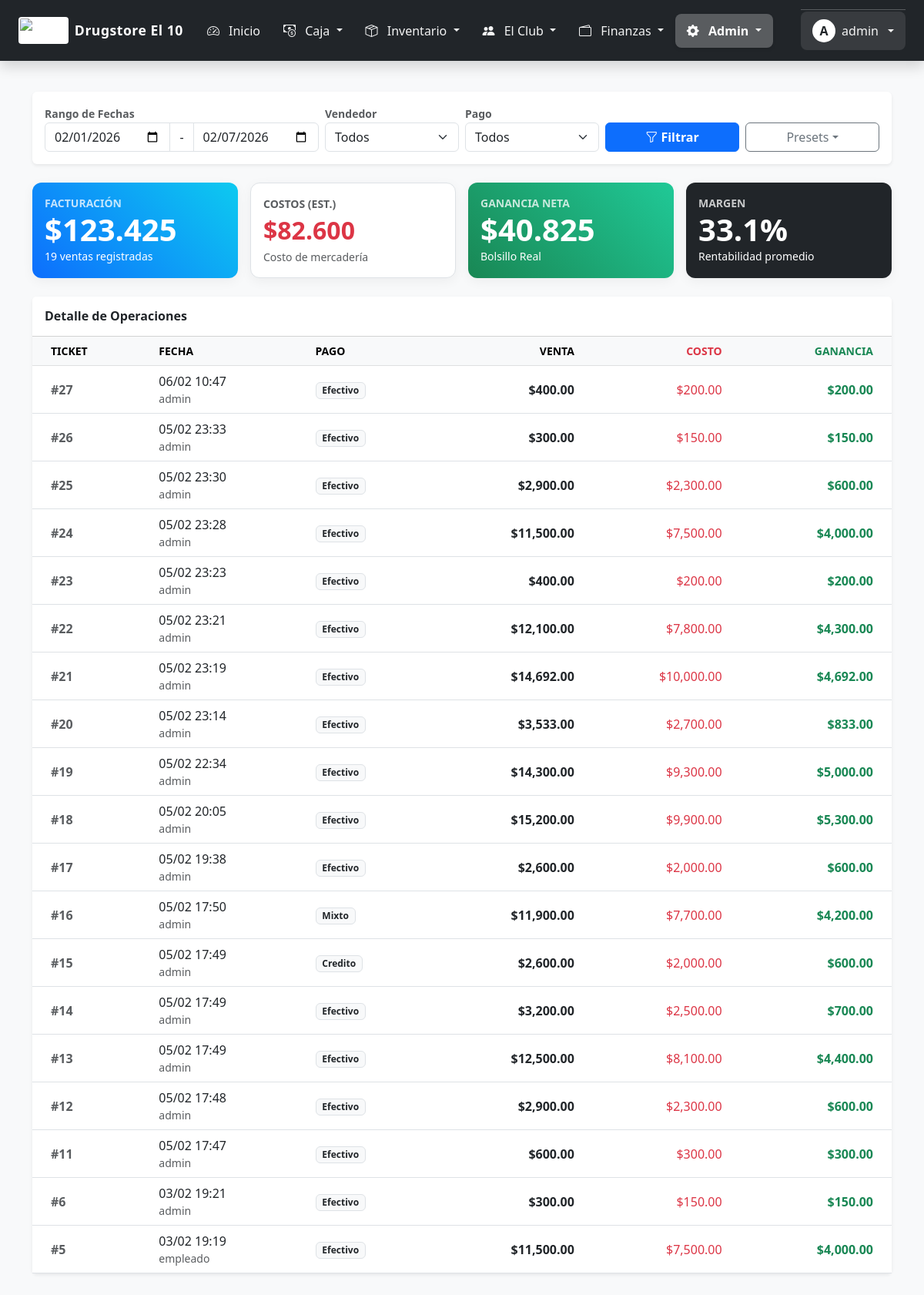
The app's page /reportes.php (signed in) with its own data.
### tables this page shows
CREATE TABLE `ventas` (
  `id` int(11) NOT NULL,
  `codigo_ticket` varchar(50) DEFAULT NULL,
  `id_caja_sesion` int(11) NOT NULL,
  `id_usuario` int(11) NOT NULL,
  `id_cliente` int(11) NOT NULL,
  `fecha` datetime DEFAULT current_timestamp(),
  `total` decimal(12,2) NOT NULL,
  `descuento_monto_cupon` decimal(12,2) DEFAULT 0.00,
  `descuento_manual` decimal(12,2) DEFAULT 0.00,
  `codigo_cupon` varchar(50) DEFAULT NULL,
  `metodo_pago` enum('Efectivo','Debito','Credito','MP','CtaCorriente','Mixto') DEFAULT 'Efectivo',
  `estado` enum('completada','anulada','pendiente_retiro') DEFAULT 'completada',
  `origen` enum('local','web') DEFAULT 'local'
);

CREATE TABLE `usuarios` (
  `id` int(11) NOT NULL,
  `nombre_completo` varchar(100) NOT NULL,
  `usuario` varchar(50) NOT NULL,
  `password` varchar(255) NOT NULL,
  `id_rol` int(11) NOT NULL,
  `activo` tinyint(1) DEFAULT 1,
  `ultimo_login` datetime DEFAULT NULL,
  `email` varchar(100) DEFAULT NULL,
  `whatsapp` varchar(50) DEFAULT NULL,
  `foto_perfil` varchar(255) DEFAULT NULL,
  `rol` enum('admin','empleado') NOT NULL DEFAULT 'empleado',
  `forzar_logout` tinyint(1) DEFAULT 0,
  `ultimo_acceso` datetime DEFAULT NULL
);

### reportes.php (the view, shortened to what this page needs)
<?php
require_once 'includes/db.php';
$inicio = $_GET['f_inicio'] ?? date('Y-m-01');
$fin = $_GET['f_fin'] ?? date('Y-m-d');
$sql = "SELECT v.*, u.usuario, c.nombre as cliente,
        (
            SELECT SUM(d.cantidad * COALESCE(NULLIF(d.costo_historico,0), p.precio_costo))
            FROM detalle_ventas d
            JOIN productos p ON d.id_producto = p.id
            WHERE d.id_venta = v.id
        ) as costo_total_venta
        FROM ventas v
        JOIN usuarios u ON v.id_usuario = u.id
        JOIN clientes c ON v.id_cliente = c.id
        WHERE v.fecha BETWEEN '$inicio 00:00:00' AND '$fin 23:59:59' AND v.estado = 'completada'";
$sql .= " ORDER BY v.fecha DESC";
$ventas = $conexion->query($sql)->fetchAll();
$total_ingresos = 0;
$total_costos = 0;
$cant_ventas = count($ventas);
foreach($ventas as $v) {
    $total_ingresos += $v->total;
    $total_costos += $v->costo_total_venta;
}
$total_ganancia = $total_ingresos - $total_costos;
$margen_promedio = ($total_ingresos > 0) ? ($total_ganancia / $total_ingresos) * 100 : 0;
?>
<!DOCTYPE html>
<html lang="es">
<head>
    <link href="https://cdn.jsdelivr.net/npm/bootstrap@5.3.0/dist/css/bootstrap.min.css" rel="stylesheet">
    <link rel="stylesheet" href="https://cdn.jsdelivr.net/npm/bootstrap-icons@1.10.0/font/bootstrap-icons.css">
</head>
<body class="bg-light">
    <?php include 'includes/menu.php'; ?>
    <div class="container pb-5 pt-3">
        <div class="card border-0 shadow-sm mb-4 p-3">
            <form method="GET" class="row g-2 align-items-end">
                <div class="col-md-4">
                    <label class="small fw-bold text-muted">Rango de Fechas</label>
                    <div class="input-group">
                        <input type="date" name="f_inicio" class="form-control" value="<?php echo $inicio; ?>">
                        <span class="input-group-text bg-white">-</span>
                        <input type="date" name="f_fin" class="form-control" value="<?php echo $fin; ?>">
                    </div>
                </div>
                <div class="col-md-2">
                    <label class="small fw-bold text-muted">Vendedor</label>
                    <select name="id_usuario" class="form-select">
                        <option value="">Todos</option>
                    </select>
                </div>
                <div class="col-md-2">
                     <label class="small fw-bold text-muted">Pago</label>
                     <select name="metodo" class="form-select">
                        <option value="">Todos</option>
                     </select>
                </div>
                <div class="col-md-2">
                    <button type="submit" class="btn btn-primary w-100 fw-bold"><i class="bi bi-funnel"></i> Filtrar</button>
                </div>
                <div class="col-md-2">
                     <div class="dropdown">
                        <button class="btn btn-outline-secondary w-100 dropdown-toggle" type="button" data-bs-toggle="dropdown">Presets</button>
                    </div>
                </div>
            </form>
        </div>
        <div class="row g-3 mb-4">
            <div class="col-md-3">
                <div class="card kpi-card bg-gradient-primary p-3 h-100">
                    <div class="small text-uppercase opacity-75 fw-bold">Facturación</div>
                    <div class="display-6 fw-bold">$<?php echo number_format($total_ingresos, 0, ',', '.'); ?></div>
                    <small><?php echo $cant_ventas; ?> ventas registradas</small>
                </div>
            </div>
            <div class="col-md-3">
                <div class="card kpi-card bg-white border p-3 h-100">
                    <div class="small text-uppercase text-muted fw-bold">Costos (Est.)</div>
                    <div class="fs-2 fw-bold text-danger">$<?php echo number_format($total_costos, 0, ',', '.'); ?></div>
                    <small class="text-muted">Costo de mercadería</small>
                </div>
            </div>
            <div class="col-md-3">
                <div class="card kpi-card bg-gradient-success p-3 h-100">
                    <div class="small text-uppercase opacity-75 fw-bold">Ganancia Neta</div>
                    <div class="display-6 fw-bold">$<?php echo number_format($total_ganancia, 0, ',', '.'); ?></div>
                    <small>Bolsillo Real</small>
                </div>
            </div>
            <div class="col-md-3">
                <div class="card kpi-card bg-dark text-white p-3 h-100">
                    <div class="small text-uppercase opacity-75 fw-bold">Margen</div>
                    <div class="display-6 fw-bold"><?php echo number_format($margen_promedio, 1); ?>%</div>
                    <small>Rentabilidad promedio</small>
                </div>
            </div>
        </div>
        <div class="card shadow-sm border-0">
            <div class="card-header bg-white py-3">
                <h6 class="m-0 fw-bold">Detalle de Operaciones</h6>
            </div>
            <div class="table-responsive">
                <table class="table table-hover align-middle mb-0">
                    <thead class="table-light small text-uppercase">
                        <tr>
                            <th class="ps-4">Ticket</th>
                            <th>Fecha</th>
                            <th>Pago</th>
                            <th class="text-end">Venta</th>
                            <th class="text-end text-danger">Costo</th>
                            <th class="text-end text-success pe-4">Ganancia</th>
                        </tr>
                    </thead>
                    <tbody>
                        <?php foreach($ventas as $v):
                            $ganancia = $v->total - $v->costo_total_venta;
                            $class_ganancia = ($ganancia >= 0) ? 'text-success' : 'text-danger';
                        ?>
                        <tr>
                            <td class="ps-4 fw-bold text-muted">#<?php echo $v->id; ?></td>
                            <td>
                                <?php echo date('d/m H:i', strtotime($v->fecha)); ?>
                                <div class="small text-muted"><?php echo $v->usuario; ?></div>
                            </td>
                            <td>
                                <span class="badge bg-light text-dark border"><?php echo $v->metodo_pago; ?></span>
                            </td>
                            <td class="text-end fw-bold">$<?php echo number_format($v->total, 2); ?></td>
                            <td class="text-end text-danger">$<?php echo number_format($v->costo_total_venta, 2); ?></td>
                            <td class="text-end fw-bold <?php echo $class_ganancia; ?> pe-4">
                                $<?php echo number_format($ganancia, 2); ?>
                            </td>
                        </tr>
                        <?php endforeach; ?>
                    </tbody>
                </table>
            </div>
        </div>
    </div>
</body>
</html>

### reportes.php (style rules this page uses)
.kpi-card { border-radius: 12px; border: none; box-shadow: 0 4px 15px rgba(0,0,0,0.05); transition: transform 0.2s; }
.bg-gradient-success { background: linear-gradient(45deg, #198754, #20c997); color: white; }
.bg-gradient-primary { background: linear-gradient(45deg, #0d6efd, #0dcaf0); color: white; }

### records on screen
ventas: id "27", fecha "06/02 10:47", id_usuario.usuario "admin", metodo_pago "Efectivo", total "400.00", costo_total_venta "200.00", ganancia "200.00"
ventas: id "26", fecha "05/02 23:33", id_usuario.usuario "admin", metodo_pago "Efectivo", total "300.00", costo_total_venta "150.00", ganancia "150.00"
ventas: id "25", fecha "05/02 23:30", id_usuario.usuario "admin", metodo_pago "Efectivo", total "2,900.00", costo_total_venta "2,300.00", ganancia "600.00"
ventas: id "24", fecha "05/02 23:28", id_usuario.usuario "admin", metodo_pago "Efectivo", total "11,500.00", costo_total_venta "7,500.00", ganancia "4,000.00"
ventas: id "23", fecha "05/02 23:23", id_usuario.usuario "admin", metodo_pago "Efectivo", total "400.00", costo_total_venta "200.00", ganancia "200.00"
ventas: id "22", fecha "05/02 23:21", id_usuario.usuario "admin", metodo_pago "Efectivo", total "12,100.00", costo_total_venta "7,800.00", ganancia "4,300.00"
ventas: id "21", fecha "05/02 23:19", id_usuario.usuario "admin", metodo_pago "Efectivo", total "14,692.00", costo_total_venta "10,000.00", ganancia "4,692.00"
ventas: id "20", fecha "05/02 23:14", id_usuario.usuario "admin", metodo_pago "Efectivo", total "3,533.00", costo_total_venta "2,700.00", ganancia "833.00"
ventas: id "19", fecha "05/02 22:34", id_usuario.usuario "admin", metodo_pago "Efectivo", total "14,300.00", costo_total_venta "9,300.00", ganancia "5,000.00"
ventas: id "18", fecha "05/02 20:05", id_usuario.usuario "admin", metodo_pago "Efectivo", total "15,200.00", costo_total_venta "9,900.00", ganancia "5,300.00"
ventas: id "17", fecha "05/02 19:38", id_usuario.usuario "admin", metodo_pago "Efectivo", total "2,600.00", costo_total_venta "2,000.00", ganancia "600.00"
ventas: id "16", fecha "05/02 17:50", id_usuario.usuario "admin", metodo_pago "Mixto", total "11,900.00", costo_total_venta "7,700.00", ganancia "4,200.00"
ventas: id "15", fecha "05/02 17:49", id_usuario.usuario "admin", metodo_pago "Credito", total "2,600.00", costo_total_venta "2,000.00", ganancia "600.00"
ventas: id "14", fecha "05/02 17:49", id_usuario.usuario "admin", metodo_pago "Efectivo", total "3,200.00", costo_total_venta "2,500.00", ganancia "700.00"
ventas: id "13", fecha "05/02 17:49", id_usuario.usuario "admin", metodo_pago "Efectivo", total "12,500.00", costo_total_venta "8,100.00", ganancia "4,400.00"
ventas: id "12", fecha "05/02 17:48", id_usuario.usuario "admin", metodo_pago "Efectivo", total "2,900.00", costo_total_venta "2,300.00", ganancia "600.00"
ventas: id "11", fecha "05/02 17:47", id_usuario.usuario "admin", metodo_pago "Efectivo", total "600.00", costo_total_venta "300.00", ganancia "300.00"
ventas: id "6", fecha "03/02 19:21", id_usuario.usuario "admin", metodo_pago "Efectivo", total "300.00", costo_total_venta "150.00", ganancia "150.00"
ventas: id "5", fecha "03/02 19:19", id_usuario.usuario "empleado", metodo_pago "Efectivo", total "11,500.00", costo_total_venta "7,500.00", ganancia "4,000.00"

### other values on screen
$nombre_negocio "Drugstore El 10"
substr($_SESSION['usuario'] ?? 'U', 0, 1) "A"
$_SESSION['usuario'] "admin"
$total_ingresos "123.425"
$cant_ventas "19"
$total_costos "82.600"
$total_ganancia "40.825"
$margen_promedio "33.1"
